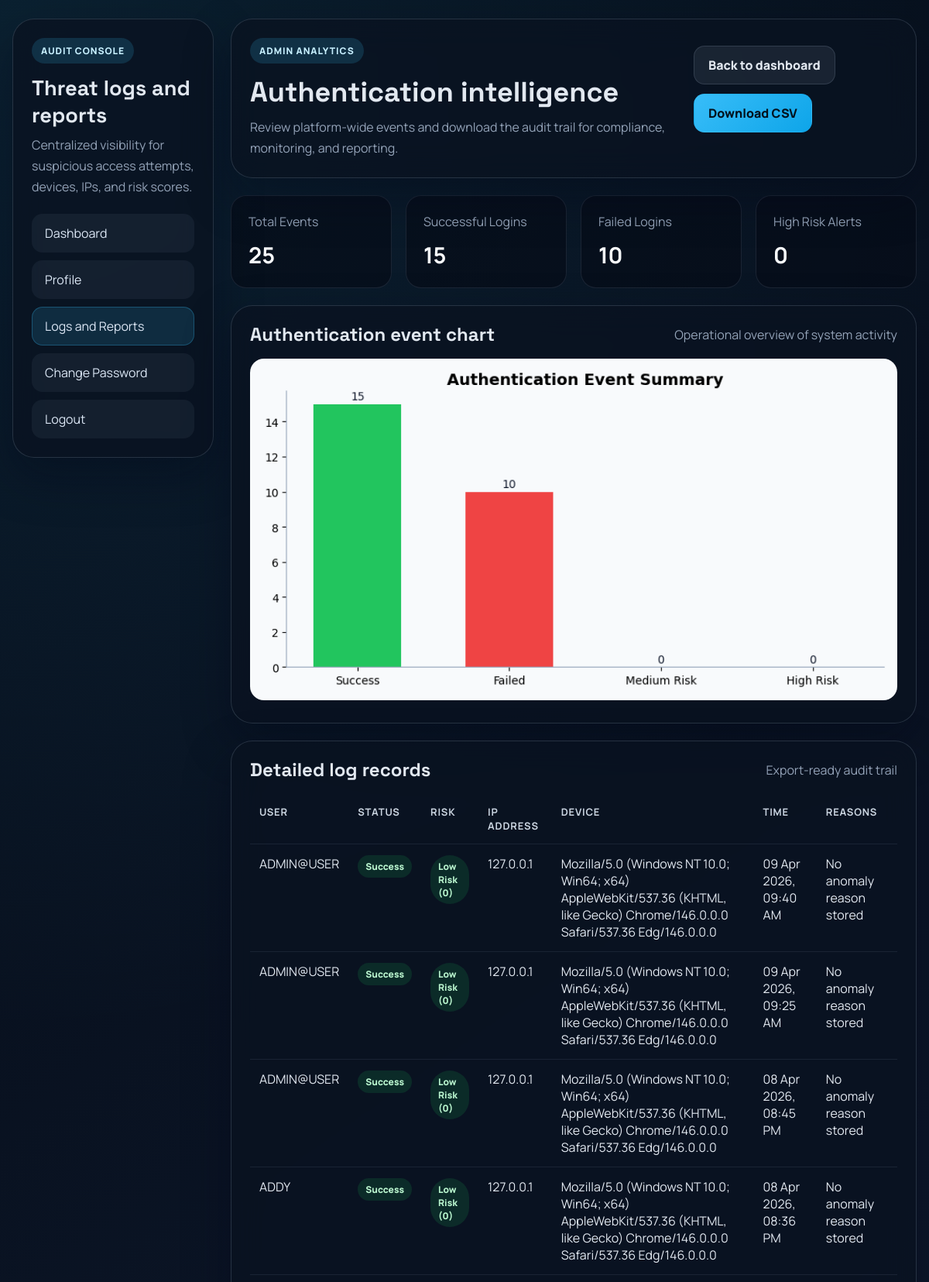
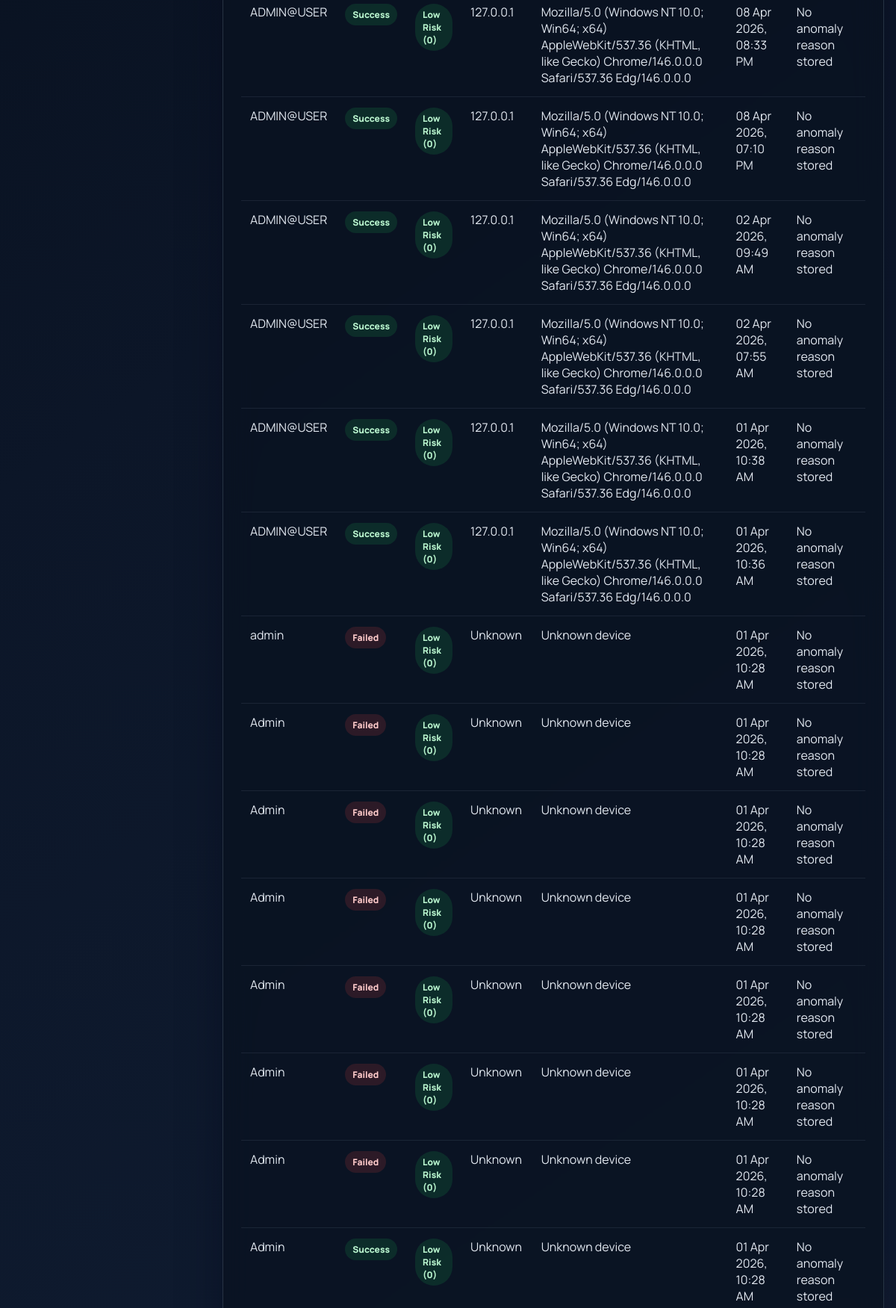
Screenshot of /logs (signed in, upper part) with the database file from the repository (2 pictures, top to bottom).
### models.py (models this page shows)
class LoginLog(db.Model):
    __tablename__ = "login_log"
    id = db.Column(db.Integer, primary_key=True)
    username = db.Column(db.String(100), nullable=False)
    status = db.Column(db.String(50), nullable=False)
    ip_address = db.Column(db.String(64), nullable=True)
    user_agent = db.Column(db.String(255), nullable=True)
    risk_score = db.Column(db.Integer, default=0, nullable=False)
    risk_level = db.Column(db.String(50), default="Low Risk", nullable=False)
    reasons = db.Column(db.Text, default="", nullable=False)
    created_at = db.Column(db.DateTime, default=utc_now, nullable=False)

### app.py (the view)
@app.route("/logs")
@admin_required
def logs():
    log_entries = LoginLog.query.order_by(LoginLog.created_at.desc()).all()
    summary = {
        "success_count": sum(1 for log in log_entries if log.status == "success"),
        "failed_count": sum(1 for log in log_entries if log.status == "failed"),
        "medium_risk_count": sum(1 for log in log_entries if log.risk_level == "Medium Risk"),
        "high_risk_count": sum(1 for log in log_entries if log.risk_level == "High Risk"),
    }
    summary["total_events"] = len(log_entries)
    chart = build_login_chart(summary)
    return render_template("logs.html", logs=log_entries, chart=chart, summary=summary)

### app.py (called while the page is built, shortened)
@app.before_request
def load_user():
    user_id = session.get("user_id")
    g.current_user = db.session.get(User, user_id) if user_id else None

@app.context_processor
def inject_template_data():
    return {
        "project_name": "SmartIAM",
        "current_year": datetime.now().year,
    }

@app.template_filter("format_datetime")
def format_datetime(value):
    if not value:
        return "Never"
    return value.strftime("%d %b %Y, %I:%M %p") if hasattr(value, "strftime") else str(value)

def login_required(view):
    @wraps(view)
    def wrapped_view(*args, **kwargs):
        if not g.current_user:
            flash("Please login to continue.", "warning")
            return redirect(url_for("login"))
        if not g.current_user.is_active:
            session.clear()
            flash("Your account is inactive. Please contact the administrator.", "danger")
            return redirect(url_for("login"))
        return view(*args, **kwargs)
    return wrapped_view

def admin_required(view):
    @wraps(view)
    @login_required
    def wrapped_view(*args, **kwargs):
        if g.current_user.role != "admin":
            flash("Administrator access is required for this page.", "danger")
            return redirect(url_for("dashboard"))
        return view(*args, **kwargs)
    return wrapped_view

### templates/logs.html (shortened to what this page needs)
{% extends "base.html" %}
{% block content %}
<section class="app-shell">
    <aside class="sidebar panel">
        <div class="brand-block">
            <span class="eyebrow">Audit Console</span>
            <h2>Threat logs and reports</h2>
            <p>Centralized visibility for suspicious access attempts, devices, IPs, and risk scores.</p>
        </div>
        <nav class="nav-links">
            <a href="{{ url_for('dashboard') }}">Dashboard</a>
            <a href="{{ url_for('profile') }}">Profile</a>
            <a class="active" href="{{ url_for('logs') }}">Logs and Reports</a>
            <a href="{{ url_for('change_password') }}">Change Password</a>
            <a href="{{ url_for('logout') }}">Logout</a>
        </nav>
    </aside>
    <div class="dashboard-main">
        <section class="panel">
            <div class="dashboard-header">
                <div class="dashboard-title">
                    <span class="eyebrow">Admin Analytics</span>
                    <h1>Authentication intelligence</h1>
                    <p>Review platform-wide events and download the audit trail for compliance, monitoring, and reporting.</p>
                </div>
                <div class="button-row">
                    <a class="btn btn-secondary" href="{{ url_for('dashboard') }}">Back to dashboard</a>
                    <a class="btn btn-primary" href="{{ url_for('export_logs') }}">Download CSV</a>
                </div>
            </div>
        </section>
        <section class="summary-grid">
            <article class="metric-card">
                <span>Total Events</span>
                <strong>{{ summary.total_events }}</strong>
            </article>
            <article class="metric-card">
                <span>Successful Logins</span>
                <strong>{{ summary.success_count }}</strong>
            </article>
            <article class="metric-card">
                <span>Failed Logins</span>
                <strong>{{ summary.failed_count }}</strong>
            </article>
            <article class="metric-card">
                <span>High Risk Alerts</span>
                <strong>{{ summary.high_risk_count }}</strong>
            </article>
        </section>
        <section class="chart-panel">
            <div class="section-title">
                <h2>Authentication event chart</h2>
                <span class="table-kicker">Operational overview of system activity</span>
            </div>
            <img alt="Authentication event chart">
        </section>
        <section class="table-panel">
            <div class="section-title">
                <h2>Detailed log records</h2>
                <span class="table-kicker">Export-ready audit trail</span>
            </div>
            {% if logs %}
                <table class="data-table">
                    <thead>
                        <tr>
                            <th>User</th>
                            <th>Status</th>
                            <th>Risk</th>
                            <th>IP Address</th>
                            <th>Device</th>
                            <th>Time</th>
                            <th>Reasons</th>
                        </tr>
                    </thead>
                    <tbody>
                        {% for l in logs %}
                            <tr>
                                <td>{{ l.username }}</td>
                                <td>
                                    <span class="badge {% if l.status == 'success' %}success{% else %}failed{% endif %}">
                                        {{ l.status|title }}
                                    </span>
                                </td>
                                <td>
                                    {% set risk_class = 'active' %}
                                    {% if l.risk_level == 'Medium Risk' %}
                                        {% set risk_class = 'medium' %}
                                    {% elif l.risk_level == 'High Risk' %}
                                        {% set risk_class = 'high' %}
                                    {% endif %}
                                    <span class="badge {{ risk_class }}">{{ l.risk_level }} ({{ l.risk_score }})</span>
                                </td>
                                <td>{{ l.ip_address or 'Unknown' }}</td>
                                <td>{{ l.user_agent or 'Unknown device' }}</td>
                                <td>{{ l.created_at|format_datetime }}</td>
                                <td>{{ l.reasons or 'No anomaly reason stored' }}</td>
                            </tr>
                        {% endfor %}
                    </tbody>
                </table>
            {% else %}
                <div class="empty-state">No logs found in the system.</div>
            {% endif %}
        </section>
    </div>
</section>
{% endblock %}

### rows the page displays
LoginLog: username "ADMIN@USER", status "Success", risk_level "Low Risk", risk_score "0", ip_address "127.0.0.1", user_agent "Mozilla/5.0 (Windows NT 10.0; Win64; x64) AppleWebKit/537.36 (KHTML, like Gecko) Chrome/146.0.0.0 Safari/537.36 Edg/146.0.0.0", created_at "09 Apr 2026, 09:40 AM", reasons "No anomaly reason stored"
LoginLog: username "ADMIN@USER", status "Success", risk_level "Low Risk", risk_score "0", ip_address "127.0.0.1", user_agent "Mozilla/5.0 (Windows NT 10.0; Win64; x64) AppleWebKit/537.36 (KHTML, like Gecko) Chrome/146.0.0.0 Safari/537.36 Edg/146.0.0.0", created_at "09 Apr 2026, 09:25 AM", reasons "No anomaly reason stored"
LoginLog: username "ADMIN@USER", status "Success", risk_level "Low Risk", risk_score "0", ip_address "127.0.0.1", user_agent "Mozilla/5.0 (Windows NT 10.0; Win64; x64) AppleWebKit/537.36 (KHTML, like Gecko) Chrome/146.0.0.0 Safari/537.36 Edg/146.0.0.0", created_at "08 Apr 2026, 08:45 PM", reasons "No anomaly reason stored"
LoginLog: username "ADDY", status "Success", risk_level "Low Risk", risk_score "0", ip_address "127.0.0.1", user_agent "Mozilla/5.0 (Windows NT 10.0; Win64; x64) AppleWebKit/537.36 (KHTML, like Gecko) Chrome/146.0.0.0 Safari/537.36 Edg/146.0.0.0", created_at "08 Apr 2026, 08:36 PM", reasons "No anomaly reason stored"
LoginLog: username "ADMIN@USER", status "Success", risk_level "Low Risk", risk_score "0", ip_address "127.0.0.1", user_agent "Mozilla/5.0 (Windows NT 10.0; Win64; x64) AppleWebKit/537.36 (KHTML, like Gecko) Chrome/146.0.0.0 Safari/537.36 Edg/146.0.0.0", created_at "08 Apr 2026, 08:33 PM", reasons "No anomaly reason stored"
LoginLog: username "ADMIN@USER", status "Success", risk_level "Low Risk", risk_score "0", ip_address "127.0.0.1", user_agent "Mozilla/5.0 (Windows NT 10.0; Win64; x64) AppleWebKit/537.36 (KHTML, like Gecko) Chrome/146.0.0.0 Safari/537.36 Edg/146.0.0.0", created_at "08 Apr 2026, 07:10 PM", reasons "No anomaly reason stored"
LoginLog: username "ADMIN@USER", status "Success", risk_level "Low Risk", risk_score "0", ip_address "127.0.0.1", user_agent "Mozilla/5.0 (Windows NT 10.0; Win64; x64) AppleWebKit/537.36 (KHTML, like Gecko) Chrome/146.0.0.0 Safari/537.36 Edg/146.0.0.0", created_at "02 Apr 2026, 09:49 AM", reasons "No anomaly reason stored"
LoginLog: username "ADMIN@USER", status "Success", risk_level "Low Risk", risk_score "0", ip_address "127.0.0.1", user_agent "Mozilla/5.0 (Windows NT 10.0; Win64; x64) AppleWebKit/537.36 (KHTML, like Gecko) Chrome/146.0.0.0 Safari/537.36 Edg/146.0.0.0", created_at "02 Apr 2026, 07:55 AM", reasons "No anomaly reason stored"
LoginLog: username "ADMIN@USER", status "Success", risk_level "Low Risk", risk_score "0", ip_address "127.0.0.1", user_agent "Mozilla/5.0 (Windows NT 10.0; Win64; x64) AppleWebKit/537.36 (KHTML, like Gecko) Chrome/146.0.0.0 Safari/537.36 Edg/146.0.0.0", created_at "01 Apr 2026, 10:38 AM", reasons "No anomaly reason stored"
LoginLog: username "ADMIN@USER", status "Success", risk_level "Low Risk", risk_score "0", ip_address "127.0.0.1", user_agent "Mozilla/5.0 (Windows NT 10.0; Win64; x64) AppleWebKit/537.36 (KHTML, like Gecko) Chrome/146.0.0.0 Safari/537.36 Edg/146.0.0.0", created_at "01 Apr 2026, 10:36 AM", reasons "No anomaly reason stored"
LoginLog: username "admin", status "Failed", risk_level "Low Risk", risk_score "0", ip_address "Unknown", user_agent "Unknown device", created_at "01 Apr 2026, 10:28 AM", reasons "No anomaly reason stored"
LoginLog: username "Admin", status "Failed", risk_level "Low Risk", risk_score "0", ip_address "Unknown", user_agent "Unknown device", created_at "01 Apr 2026, 10:28 AM", reasons "No anomaly reason stored"
LoginLog: username "Admin", status "Failed", risk_level "Low Risk", risk_score "0", ip_address "Unknown", user_agent "Unknown device", created_at "01 Apr 2026, 10:28 AM", reasons "No anomaly reason stored"
LoginLog: username "Admin", status "Failed", risk_level "Low Risk", risk_score "0", ip_address "Unknown", user_agent "Unknown device", created_at "01 Apr 2026, 10:28 AM", reasons "No anomaly reason stored"
LoginLog: username "Admin", status "Failed", risk_level "Low Risk", risk_score "0", ip_address "Unknown", user_agent "Unknown device", created_at "01 Apr 2026, 10:28 AM", reasons "No anomaly reason stored"
LoginLog: username "Admin", status "Failed", risk_level "Low Risk", risk_score "0", ip_address "Unknown", user_agent "Unknown device", created_at "01 Apr 2026, 10:28 AM", reasons "No anomaly reason stored"
LoginLog: username "Admin", status "Failed", risk_level "Low Risk", risk_score "0", ip_address "Unknown", user_agent "Unknown device", created_at "01 Apr 2026, 10:28 AM", reasons "No anomaly reason stored"
LoginLog: username "Admin", status "Success", risk_level "Low Risk", risk_score "0", ip_address "Unknown", user_agent "Unknown device", created_at "01 Apr 2026, 10:28 AM", reasons "No anomaly reason stored"

### other values shown
{{ summary.total_events }} "25"
{{ summary.success_count }} "15"
{{ summary.failed_count }} "10"
{{ summary.high_risk_count }} "0"
